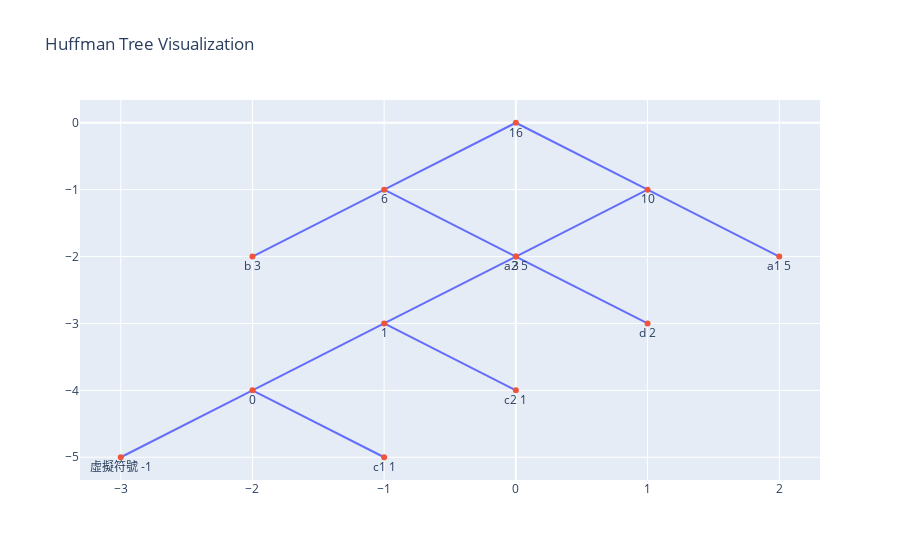

The cell this chart's notebook holds for it:
### Code cell
import plotly.graph_objects as go
from collections import Counter, namedtuple
import pandas as pd
from queue import PriorityQueue
from collections import deque
from abc import ABC, abstractmethod

class HuffmanTreeInterface(ABC):

    @abstractmethod
    def build_tree(self, data):
        pass

    @abstractmethod
    def generate_codes(self):
        pass

    @abstractmethod
    def to_dict(self):
        pass


class OptimizedHuffmanTree(HuffmanTreeInterface):
    class _Node:
        def __init__(self, value, freq, left_child, right_child):
            self.value = value
            self.freq = freq
            self.left_child = left_child
            self.right_child = right_child

        @staticmethod
        def init_leaf(value, freq):
            return OptimizedHuffmanTree._Node(value, freq, None, None)

        @staticmethod
        def init_node(left_child, right_child):
            freq = left_child.freq + right_child.freq
            return OptimizedHuffmanTree._Node(None, freq, left_child, right_child)

        def is_leaf(self):
            return self.value is not None

        def __eq__(self, other):
            return self.__dict__ == other.__dict__

        def __nq__(self, other):
            return not (self == other)

        def __lt__(self, other):
            return self.freq < other.freq

        def __le__(self, other):
            return self.freq < other.freq or self.freq == other.freq

        def __gt__(self, other):
            return not (self <= other)

        def __ge__(self, other):
            return not (self < other)

    def init(self):
        self.key_freq = {}
        self.key_codelen = {}
        self.key_code = {}
        self.__root = None

    def __init__(self, data, length_limit=None):
        self.init()
        self.build_tree(data)
        if length_limit is not None:
            self.limit_code_lengths(length_limit)
        
    def calc_node_codeLen(self, n, codelen=0):
        if n.value is not None:
            self.key_codelen[n.value] = codelen
        else:
            self.calc_node_codeLen(n.left_child, codelen + 1)
            self.calc_node_codeLen(n.right_child, codelen + 1)

    def build_tree(self, data):
        freq_dict = Counter(data)
        freq_dict['虛擬符號'] = -1
        self.key_freq = freq_dict.copy()
        self.key_codelen = {key: 0 for key in freq_dict.keys()}
        q = PriorityQueue()

        for symbol, freq in freq_dict.items():
            q.put(self._Node.init_leaf(symbol, freq))

        while q.qsize() >= 2:
            u = q.get()
            v = q.get()
            q.put(self._Node.init_node(u, v))

        self.__root = q.get()
        self.calc_node_codeLen(self.__root)
        self.key_freq.pop('虛擬符號', None)
        self.key_codelen.pop('虛擬符號', None)

    def limit_code_lengths(self, target_length=16):
        df = self.to_pandas(exclude_virtual=True)
        length_counts = Counter(df['codelen'])
        MAX_LENGTH = df['codelen'].max()

        # 調整編碼長度
        for i in range(MAX_LENGTH, target_length, -1):
            while length_counts[i] > 0:
                j = i - 2
                while length_counts[j] == 0:
                    j -= 1

                length_counts[i] -= 2
                length_counts[i - 1] += 1
                length_counts[j + 1] += 2
                length_counts[j] -= 1

        # 更新代碼長度
        final_lengths = []
        for length, count in length_counts.items():
            final_lengths.extend([length] * count)

        symbols_sorted_by_freq = df.sort_values(by='freq', ascending=False)['symbol']
        for symbol, length in zip(symbols_sorted_by_freq, final_lengths):
            self.key_codelen[symbol] = length

    def generate_codes(self, encode=False):
        # 生成和返回霍夫曼編碼
        df_nodes = self.to_pandas(exclude_virtual=True)
        df_nodes.sort_values(by=['codelen', 'freq'], ascending=[True, False], inplace=True)

        huffman_table = dict()
        current_code_len = df_nodes.iloc[0]['codelen']
        current_code_val = 0b0

        for i, row in df_nodes.iterrows():
            key = row['symbol']
            code_len = row['codelen']

            if code_len != current_code_len:
                current_code_val <<= (code_len - current_code_len)
                current_code_len = code_len

            huffman_table[key] = f'{current_code_val:0{code_len}b}'
            if encode:
                huffman_table[key] = huffman_table[key].encode()
            current_code_val += 1

        self.key_code = huffman_table
        return huffman_table

    def calculate_max_min_lengths(self):
        max_len = max(self.key_codelen.values())
        min_len = min(self.key_codelen.values())
        return max_len, min_len

    def calculate_compressed_size(self):
        compressed_size = 0
        for symbol, freq in self.key_freq.items():
            code_len = self.key_codelen.get(symbol, 0)
            compressed_size += freq * code_len
        return compressed_size


    def to_dict(self):
        # 將霍夫曼編碼轉換為字典
        return self.to_pandas(exclude_virtual=True).set_index('symbol')['code'].to_dict()

    def to_pandas(self, exclude_virtual=False):
        data = {
            "symbol": list(self.key_freq.keys()),
            "freq": list(self.key_freq.values()),
            "codelen": [self.key_codelen[symbol] for symbol in self.key_freq],
            "code": [self.key_code.get(symbol, "") for symbol in self.key_freq]
        }
        df = pd.DataFrame(data)

        if exclude_virtual:
            df = df[df['symbol'] != '虛擬符號']

        return df.sort_values(by=['codelen', 'freq'], ascending=[True, False])
    
    def visualize_tree(self):
        x_values, y_values, texts = [], [], []
        edges_x, edges_y = [], []

        node_queue = deque([(self.__root, 0, 0)])  # (node, x, y)

        while node_queue:
            node, x, y = node_queue.popleft()
            x_values.append(x)
            y_values.append(y)
            node_label = f"{node.value}\n{node.freq}" if node.is_leaf() else f"{node.freq}"
            texts.append(node_label)

            if node.left_child:
                # 左子節點位置
                edges_x.extend([x, x - 1, None])
                edges_y.extend([y, y - 1, None])
                node_queue.append((node.left_child, x - 1, y - 1))

            if node.right_child:
                # 右子節點位置
                edges_x.extend([x, x + 1, None])
                edges_y.extend([y, y - 1, None])
                node_queue.append((node.right_child, x + 1, y - 1))

        trace_nodes = go.Scatter(x=x_values, y=y_values, text=texts, mode='markers+text', textposition='bottom center')
        trace_edges = go.Scatter(x=edges_x, y=edges_y, mode='lines')

        fig = go.Figure(data=[trace_edges, trace_nodes], layout=go.Layout(title='Huffman Tree Visualization', showlegend=False))
        fig.show()

if __name__ == "__main__":
    test_arr = {'a1': 5, 'a2': 5, 'b': 3, 'c1': 1, 'c2': 1, 'd': 2} ## key: freq
    huf_tree = OptimizedHuffmanTree(test_arr)
    huf_tree.generate_codes()
    print(huf_tree.to_dict())
    huf_tree.visualize_tree()

### Figure 1 — Plotly figure (JSON) as saved in the notebook; plotly's stock layout.template omitted (floating-point values rounded to 4 significant figures)
{"data": [{"mode": "lines", "type": "scatter", "x": [0, -1, null, 0, 1, null, -1, -2, null, -1, 0, null, 1, 0, null, 1, 2, null, 0, -1, null, 0, 1, null, -1, -2, null, -1, 0, null, -2, -3, null, -2, -1, null], "y": [0, -1, null, 0, -1, null, -1, -2, null, -1, -2, null, -1, -2, null, -1, -2, null, -2, -3, null, -2, -3, null, -3, -4, null, -3, -4, null, -4, -5, null, -4, -5, null]}, {"mode": "markers+text", "text": ["16", "6", "10", "b\n3", "3", "a2\n5", "a1\n5", "1", "d\n2", "0", "c2\n1", "虛擬符號\n-1", "c1\n1"], "textposition": "bottom center", "type": "scatter", "x": [0, -1, 1, -2, 0, 0, 2, -1, 1, -2, 0, -3, -1], "y": [0, -1, -1, -2, -2, -2, -2, -3, -3, -4, -4, -5, -5]}], "layout": {"showlegend": false, "title": {"text": "Huffman Tree Visualization"}}}
